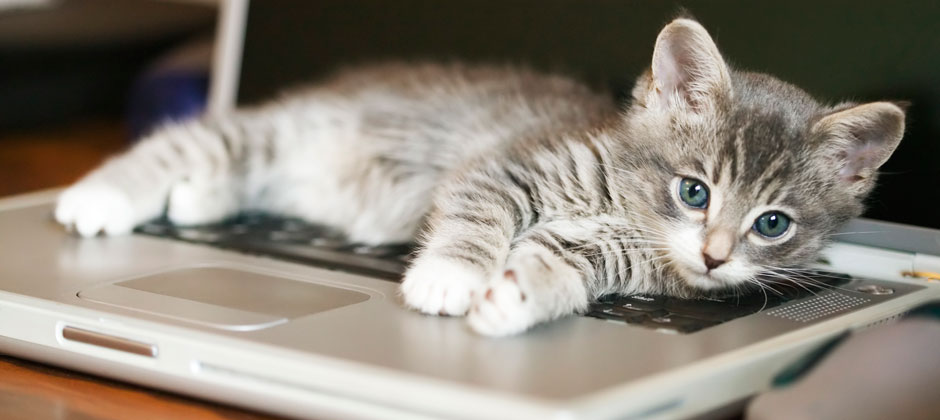
#> input picture OpenCV/src/cat on laptop.png, 940 x 420 px
$ python sharing_the_same_img_data_2.py
#> lines starting #> are read from the running program, lines starting #| are printed output that depends on the picture; after the words box and inside, x2 and y2 are one past the last pixel; in counts of white or black regions, pixels touching at a corner belong together
import cv2 as cv

img_gray = cv.imread("cat on laptop.png", cv.IMREAD_GRAYSCALE)
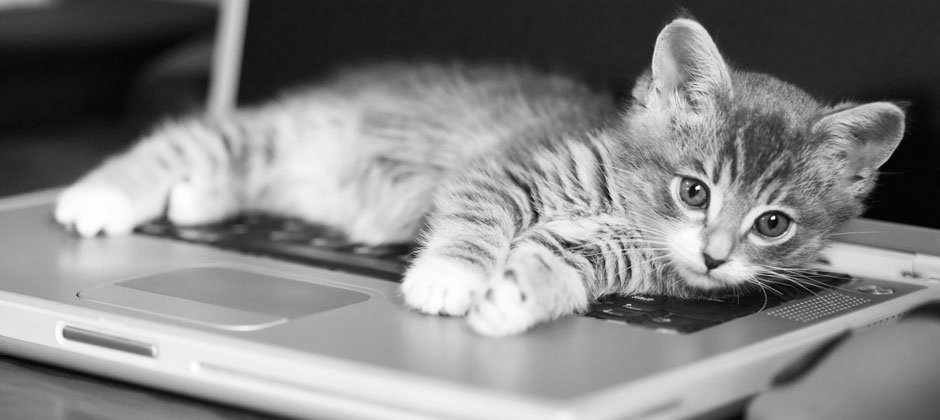
#> img_gray: shape (420, 940); min 0, max 255, mean 132.1

# [start_y:end_y, start_x:end_y]로 ROI 영역을 지정함.
img_sub1 = img_gray[20 : 20 + 150, 20 : 20 + 150]
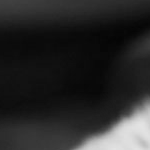
#> img_sub1: shape (150, 150); min 5, max 227, mean 40.9

# img_color의 일부 데이터를 공유하기 때문에 True가 리턴된다.
print(img_sub1.base is img_gray)
#| True

# 같은 이미지 데이터를 공유하기 때문에 img_sub1에 선을 그리면
# img_gray에도 선이 그려진다.
cv.line(img_sub1, (0, 0), (100, 100), 0, 10)
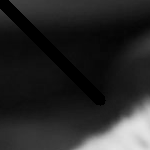
#> img_sub1: shape (150, 150); 7.62% of pixels changed, all inside (x1, y1, x2, y2) = (0, 0, 106, 106)

ret, img_sub1 = cv.threshold(img_sub1, 127, 255, cv.THRESH_BINARY)
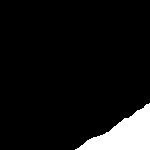
#> img_sub1: shape (150, 150); 7.8% white; 1 white region, box (x1, y1, x2, y2) and area: (75, 103, 150, 150) 1744

# img_sub1가 입력과는 다른 객체가 되므로 False가 리턴된다.
print(img_sub1.base is img_gray)
#| False

# img_color에는 영향을 주지 못하고 img_sub1만 이진화된다.
cv.imshow("img_gray", img_gray)
cv.imshow("img_sub1", img_sub1)

cv.waitKey(0)

$ run again, with OpenCV/src/apple.png copied over OpenCV/src/cat on laptop.png
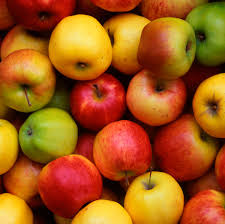
#> input picture OpenCV/src/apple.png, 225 x 224 px
#| True
#> `ret, img_sub1 = cv.threshold(img_sub1, 127, 255, cv.THRESH_BINARY)`:
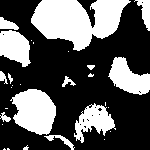
#> img_sub1: shape (150, 150); 35.8% white; 29 white regions (16 under 20 px), largest, box (x1, y1, x2, y2) and area: (31, 0, 131, 51) 3162, (10, 89, 56, 135) 1507, (108, 57, 150, 95) 935
#| False
#> `cv.imshow("img_gray", img_gray)`:
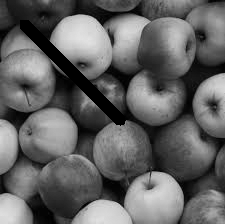
#> window 'img_gray': shape (224, 225); min 0, max 228, mean 98.9
